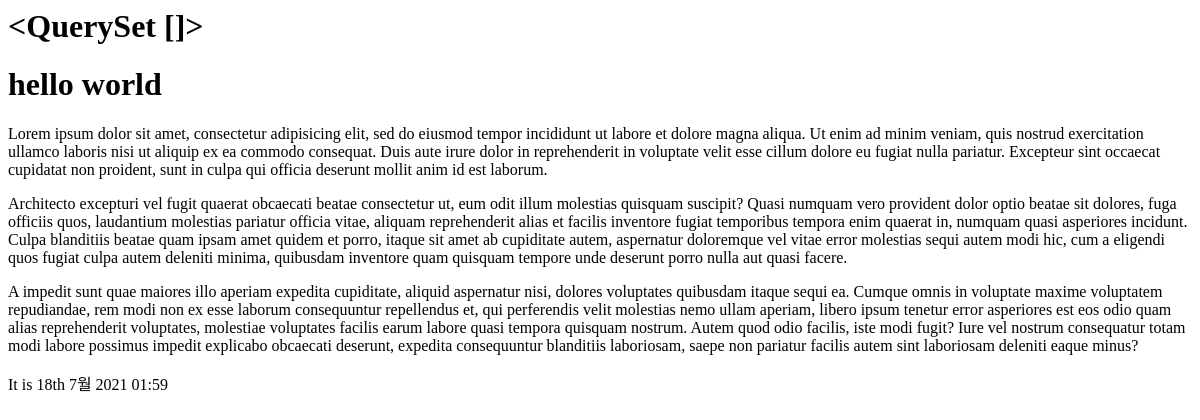
/sample/, run on an earlier commit of the app's database.
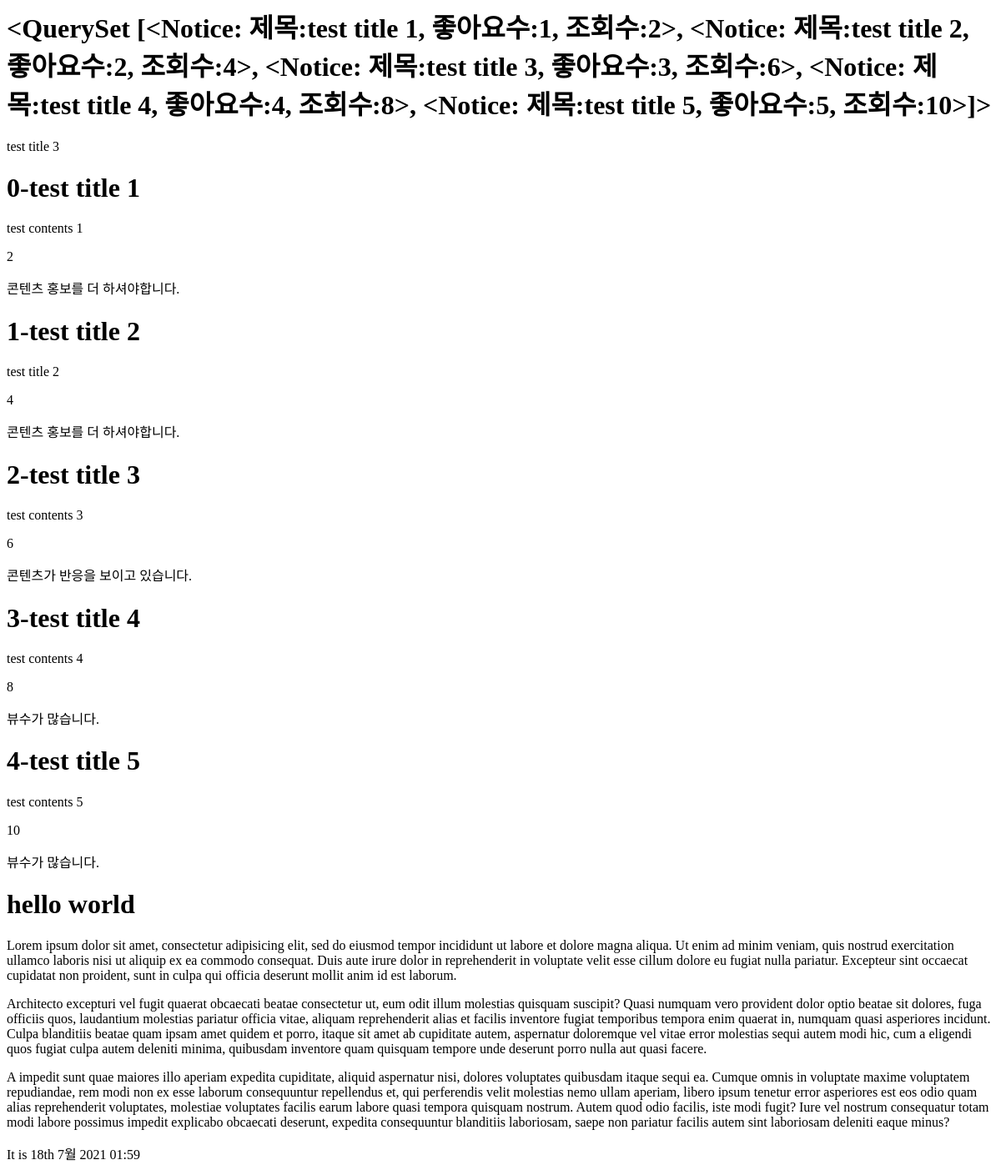
And on a later commit of the database.
### main/models.py (models this page shows)
class Notice(models.Model):
    title = models.CharField(max_length=100)
    likeCount = models.IntegerField()
    viewCount = models.IntegerField()
    contents = models.TextField()
    def __str__(self):
        return f'제목:{self.title}, 좋아요수:{self.likeCount}, 조회수:{self.viewCount}'

### main/views.py (the view)
# urls.py: path('sample/',sample),
def sample(request):
    d= Notice.objects.all()
    return render(request,'sample.html',{'value':d})

### main/templates/sample.html (shortened to what this page needs)
<h1>{{ value }}</h1>
<p>{{value.2.title}}</p>
{% for i in value %}
    <h1>{{ forloop.counter0 }}-{{ i.title }}</h1>
    <p>{{ i.contents }}</p>
    <p>{{ i.viewCount }}</p>
    {% if i.viewCount > 7 %}
        <p>뷰수가 많습니다.</p>
    {% elif i.viewCount > 5 %}
        <p>콘텐츠가 반응을 보이고 있습니다.</p>
    {% else %}
        <p>콘텐츠 홍보를 더 하셔야합니다. </p>
    {% endif %}
{% endfor %}
{% with value='hello world' %}
<h1>{{ value }}</h1>
{% endwith %}
{% load %}
{% lorem 3 p %}
It is {% now "jS F Y H:i" %}

What changed in the data, as far as the page shows it:
added Notice: title+likeCount+viewCount "<QuerySet [<Notice: 제목:test title 1, 좋아요수:1, 조회수:2>, <Notice: 제목:test title 2, 좋아요수:2, 조회수:4>, <Notice: 제목:test title 3, 좋아요수:3, 조회수:6>, <Notice: 제목:test title 4, 좋아요수:4, 조회수:8>, <Notice: 제목:test title 5, 좋아요수:5, 조회수:10>]>", title "test title 1", contents "test contents 1", viewCount "2", shows "콘텐츠 홍보를 더 하셔야합니다."
added Notice: title "test title 3", contents "test contents 3", viewCount "6", shows "콘텐츠가 반응을 보이고 있습니다."
added Notice: title "test title 2", contents "test title 2", viewCount "4", shows "콘텐츠 홍보를 더 하셔야합니다."
added Notice: title "test title 4", contents "test contents 4", viewCount "8", shows "뷰수가 많습니다."
added Notice: title "test title 5", contents "test contents 5", viewCount "10", shows "뷰수가 많습니다."
Also different on the page:
{{ value }}: "<QuerySet []>" → (not shown)
